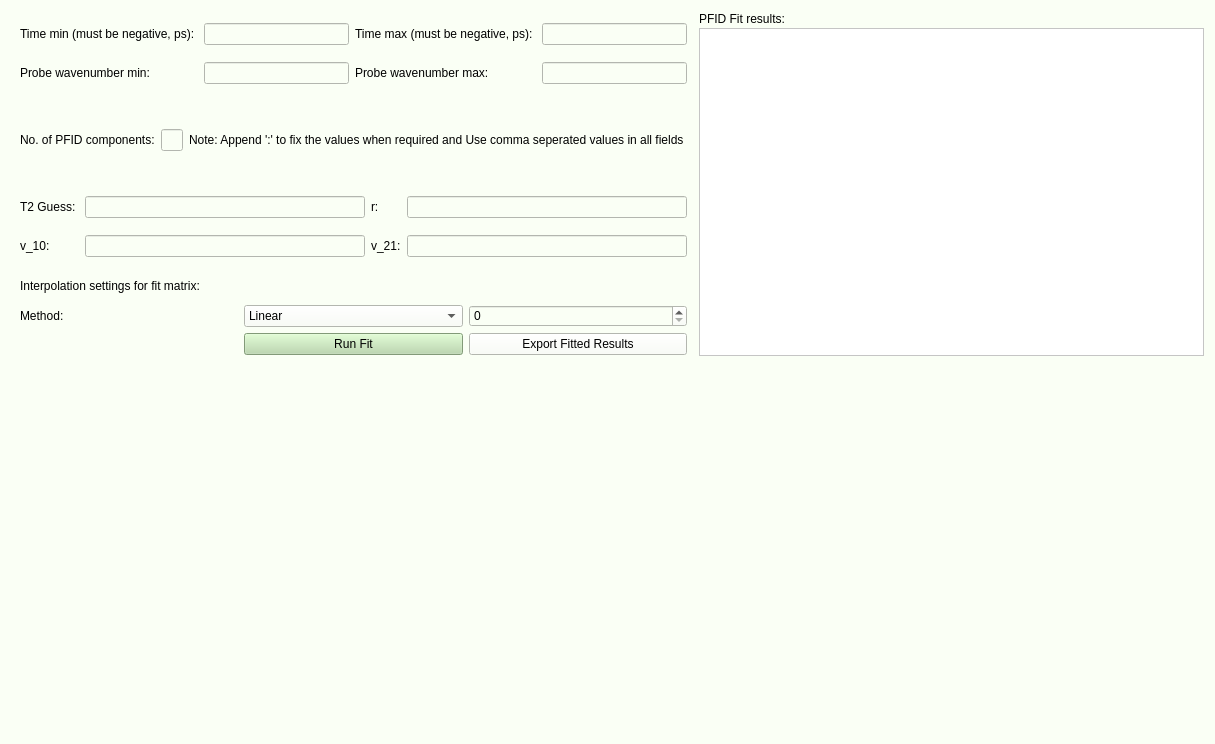
<?xml version="1.0" encoding="UTF-8"?>
<ui version="4.0">
 <class>MainWindow_PD</class>
 <widget class="QMainWindow" name="MainWindow_PD">
  <property name="geometry">
   <rect>
    <x>0</x>
    <y>0</y>
    <width>1215</width>
    <height>744</height>
   </rect>
  </property>
  <property name="windowTitle">
   <string>MainWindow</string>
  </property>
  <property name="styleSheet">
   <string notr="true">background-color: #fafff5 
</string>
  </property>
  <widget class="QWidget" name="centralwidget_PD">
   <property name="styleSheet">
    <string notr="true"/>
   </property>
   <layout class="QVBoxLayout" name="verticalLayout" stretch="1,1">
    <item>
     <widget class="QWidget" name="widget_2_PD" native="true">
      <layout class="QHBoxLayout" name="horizontalLayout" stretch="1,1">
       <property name="spacing">
        <number>1</number>
       </property>
       <property name="leftMargin">
        <number>1</number>
       </property>
       <property name="topMargin">
        <number>1</number>
       </property>
       <property name="rightMargin">
        <number>1</number>
       </property>
       <property name="bottomMargin">
        <number>1</number>
       </property>
       <item>
        <widget class="QWidget" name="widget_3_PD" native="true">
         <layout class="QVBoxLayout" name="verticalLayout_2" stretch="1,1,1,1">
          <property name="spacing">
           <number>1</number>
          </property>
          <property name="leftMargin">
           <number>1</number>
          </property>
          <property name="topMargin">
           <number>1</number>
          </property>
          <property name="rightMargin">
           <number>1</number>
          </property>
          <property name="bottomMargin">
           <number>1</number>
          </property>
          <item>
           <widget class="QWidget" name="widget_5_PD" native="true">
            <layout class="QGridLayout" name="gridLayout">
             <property name="topMargin">
              <number>1</number>
             </property>
             <property name="bottomMargin">
              <number>1</number>
             </property>
             <item row="0" column="2">
              <widget class="QLabel" name="label_3_PD">
               <property name="text">
                <string>Time max (must be negative, ps): </string>
               </property>
              </widget>
             </item>
             <item row="0" column="3">
              <widget class="QLineEdit" name="lineEdit_2_PD"/>
             </item>
             <item row="0" column="0">
              <widget class="QLabel" name="label_2_PD">
               <property name="text">
                <string>Time min (must be negative, ps): </string>
               </property>
              </widget>
             </item>
             <item row="0" column="1">
              <widget class="QLineEdit" name="lineEdit_PD"/>
             </item>
             <item row="1" column="0">
              <widget class="QLabel" name="label_4_PD">
               <property name="text">
                <string>Probe wavenumber min:</string>
               </property>
              </widget>
             </item>
             <item row="1" column="1">
              <widget class="QLineEdit" name="lineEdit_3_PD"/>
             </item>
             <item row="1" column="2">
              <widget class="QLabel" name="label_5_PD">
               <property name="text">
                <string>Probe wavenumber max:</string>
               </property>
              </widget>
             </item>
             <item row="1" column="3">
              <widget class="QLineEdit" name="lineEdit_4_PD"/>
             </item>
            </layout>
           </widget>
          </item>
          <item>
           <widget class="QWidget" name="widget_6_PD" native="true">
            <layout class="QGridLayout" name="gridLayout_2">
             <property name="topMargin">
              <number>1</number>
             </property>
             <property name="bottomMargin">
              <number>1</number>
             </property>
             <item row="0" column="1">
              <widget class="QLineEdit" name="lineEdit_6_PD"/>
             </item>
             <item row="0" column="2">
              <widget class="QLabel" name="label_7_PD">
               <property name="text">
                <string>Note: Append ':' to fix the values when required and Use comma seperated values in all fields </string>
               </property>
              </widget>
             </item>
             <item row="0" column="0">
              <widget class="QLabel" name="label_6_PD">
               <property name="text">
                <string>No. of PFID components:</string>
               </property>
              </widget>
             </item>
            </layout>
           </widget>
          </item>
          <item>
           <widget class="QWidget" name="widget_7_PD" native="true">
            <layout class="QGridLayout" name="gridLayout_3">
             <property name="topMargin">
              <number>1</number>
             </property>
             <property name="bottomMargin">
              <number>1</number>
             </property>
             <item row="0" column="1">
              <widget class="QLineEdit" name="lineEdit_7_PD"/>
             </item>
             <item row="0" column="2">
              <widget class="QLabel" name="label_12_PD">
               <property name="text">
                <string>r:</string>
               </property>
              </widget>
             </item>
             <item row="0" column="3">
              <widget class="QLineEdit" name="lineEdit_10"/>
             </item>
             <item row="0" column="0">
              <widget class="QLabel" name="label_8_PD">
               <property name="text">
                <string>T2 Guess: </string>
               </property>
              </widget>
             </item>
             <item row="1" column="0">
              <widget class="QLabel" name="label_9_PD">
               <property name="text">
                <string>v_10:</string>
               </property>
              </widget>
             </item>
             <item row="1" column="1">
              <widget class="QLineEdit" name="lineEdit_8_PD"/>
             </item>
             <item row="1" column="2">
              <widget class="QLabel" name="label_11_PD">
               <property name="text">
                <string>v_21:</string>
               </property>
              </widget>
             </item>
             <item row="1" column="3">
              <widget class="QLineEdit" name="lineEdit_9_PD"/>
             </item>
            </layout>
           </widget>
          </item>
          <item>
           <widget class="QWidget" name="widget_8_PD" native="true">
            <layout class="QGridLayout" name="gridLayout_4">
             <property name="topMargin">
              <number>1</number>
             </property>
             <property name="bottomMargin">
              <number>1</number>
             </property>
             <item row="1" column="2">
              <widget class="QSpinBox" name="spinBox_PD"/>
             </item>
             <item row="1" column="1">
              <widget class="QComboBox" name="comboBox_PD">
               <item>
                <property name="text">
                 <string>Linear</string>
                </property>
               </item>
               <item>
                <property name="text">
                 <string>Cubic</string>
                </property>
               </item>
               <item>
                <property name="text">
                 <string>Nearest</string>
                </property>
               </item>
              </widget>
             </item>
             <item row="0" column="0">
              <widget class="QLabel" name="label_13_PD">
               <property name="text">
                <string>Interpolation settings for fit matrix:</string>
               </property>
              </widget>
             </item>
             <item row="1" column="0">
              <widget class="QLabel" name="label_14_PD">
               <property name="text">
                <string>Method:</string>
               </property>
              </widget>
             </item>
             <item row="2" column="1">
              <widget class="QPushButton" name="pushButton_PD">
               <property name="styleSheet">
                <string notr="true">background-color: #b6d7a8  ;</string>
               </property>
               <property name="text">
                <string>Run Fit</string>
               </property>
              </widget>
             </item>
             <item row="2" column="2">
              <widget class="QPushButton" name="pushButton_2_PD">
               <property name="text">
                <string>Export Fitted Results</string>
               </property>
              </widget>
             </item>
            </layout>
           </widget>
          </item>
         </layout>
        </widget>
       </item>
       <item>
        <widget class="QWidget" name="widget_4" native="true">
         <layout class="QVBoxLayout" name="verticalLayout_3" stretch="1,20">
          <property name="spacing">
           <number>1</number>
          </property>
          <property name="leftMargin">
           <number>1</number>
          </property>
          <property name="topMargin">
           <number>1</number>
          </property>
          <property name="rightMargin">
           <number>1</number>
          </property>
          <property name="bottomMargin">
           <number>1</number>
          </property>
          <item>
           <widget class="QLabel" name="label_15_PD">
            <property name="text">
             <string>PFID Fit results:</string>
            </property>
           </widget>
          </item>
          <item>
           <widget class="QTextEdit" name="textEdit_PD">
            <property name="styleSheet">
             <string notr="true">background-color: #ffffff ;</string>
            </property>
           </widget>
          </item>
         </layout>
        </widget>
       </item>
      </layout>
     </widget>
    </item>
    <item>
     <widget class="QWidget" name="widget_PD" native="true">
      <property name="styleSheet">
       <string notr="true"/>
      </property>
      <layout class="QHBoxLayout" name="horizontalLayout_2">
       <property name="leftMargin">
        <number>1</number>
       </property>
       <property name="topMargin">
        <number>1</number>
       </property>
       <property name="rightMargin">
        <number>1</number>
       </property>
       <property name="bottomMargin">
        <number>1</number>
       </property>
       <item>
        <widget class="QWidget" name="widget_PD_2" native="true"/>
       </item>
       <item>
        <widget class="QWidget" name="widget_2_PD_2" native="true"/>
       </item>
       <item>
        <widget class="QWidget" name="widget_4_PD_2" native="true"/>
       </item>
      </layout>
     </widget>
    </item>
   </layout>
  </widget>
  <widget class="QMenuBar" name="menubar">
   <property name="geometry">
    <rect>
     <x>0</x>
     <y>0</y>
     <width>1215</width>
     <height>38</height>
    </rect>
   </property>
  </widget>
  <widget class="QStatusBar" name="statusbar"/>
 </widget>
 <resources/>
 <connections/>
</ui>
